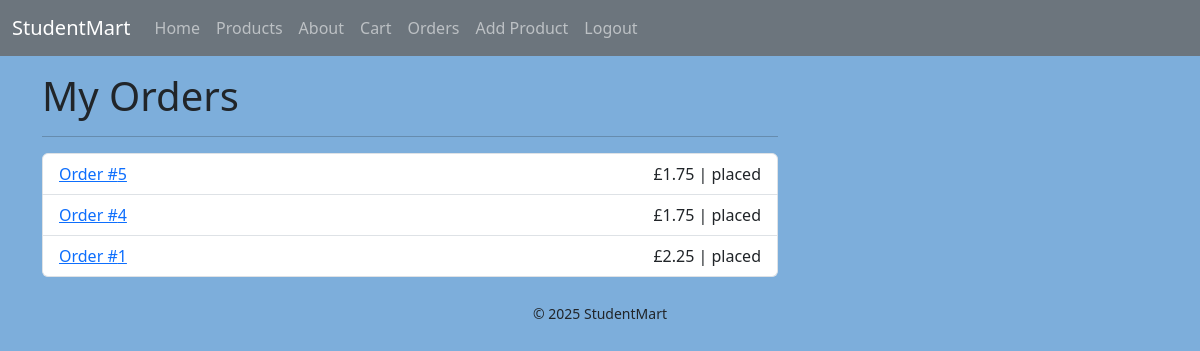
The app's page /orders/ (signed in) with its own data.
### tables this page shows
CREATE TABLE orders (
  id INTEGER PRIMARY KEY AUTOINCREMENT,
  user_id INTEGER NOT NULL REFERENCES users(id),
  created TIMESTAMP DEFAULT CURRENT_TIMESTAMP,
  status TEXT NOT NULL DEFAULT 'placed',  -- placed/paid/cancelled etc.
  total REAL NOT NULL DEFAULT 0
);

### app.py (the view)
@app.route("/orders/")
def orders():
    if session.get("user_id") is None:
        flash("Please login to view orders.", "warning")
        return redirect(url_for("login"))
    my_orders = orders_for_user(session["user_id"])
    return render_template("orders.html", title="My Orders", orders=my_orders)

### app.py (called while the page is built)
@app.context_processor
def inject_csrf_token():
    return dict(csrf_token=generate_csrf())

@app.context_processor
def inject_site_name():
    return dict(siteName=siteName)

### db/db.py (called while the page is built)
def get_db_connection():
    base_dir = os.path.dirname(os.path.abspath(__file__))
    db_path = os.path.join(base_dir, "database.db")
    conn = sqlite3.connect(db_path)
    conn.row_factory = sqlite3.Row
    return conn

def orders_for_user(user_id):
    conn = get_db_connection()
    rows = conn.execute("""
        SELECT * FROM orders
        WHERE user_id=?
        ORDER BY created DESC
    """, (user_id,)).fetchall()
    conn.close()
    return rows

### templates/orders.html
{% extends "base.html" %}
{% block content %}
<h1>My Orders</h1>
<hr>
{% if orders %}
  <ul class="list-group">
    {% for o in orders %}
      <li class="list-group-item d-flex justify-content-between align-items-center">
        <a href="{{ url_for('order_receipt', order_id=o['id']) }}">Order #{{ o['id'] }}</a>
        <span>£{{ '%.2f'|format(o['total']) }} | {{ o['status'] }}</span>
      </li>
    {% endfor %}
  </ul>
{% else %}
  <p class="text-muted">No orders yet.</p>
{% endif %}
{% endblock %}

### static/styles.css (style rules this page uses)
body { background: #7daedb; }

### records on screen
orders: id "5", total "1.75", status "placed"
orders: id "4", total "1.75", status "placed"
orders: id "1", total "2.25", status "placed"

### other values on screen
{{ siteName }} "StudentMart"
